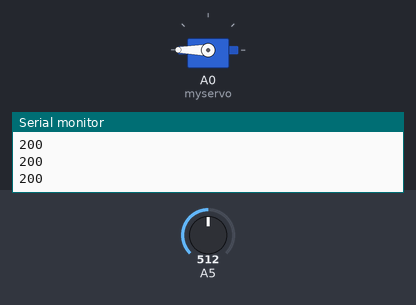
A sketch run on a simulated Arduino Uno, built with avr-gcc and run on an emulated ATmega328P. On the bench: servo, the last lines printed to the serial monitor. The inputs (shaded band) are chosen by the test bench; at power-on: A5 = 512.

Above: at 1.2 s.
1.3 s: A5 set to 32
2.8 s: A5 set to 26
At 3.06 s:
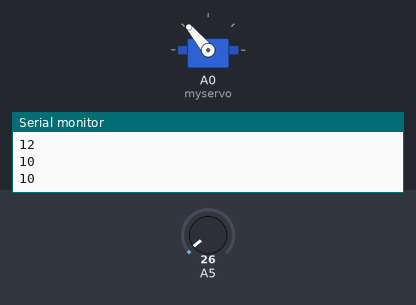
5.8 s: A5 set to 122
At 5.8 s:
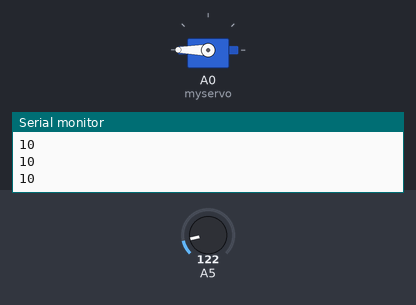
7.3 s: A5 set to 0
At 7.46 s:
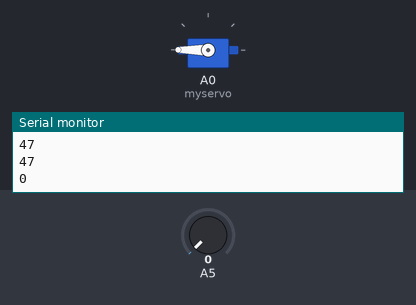
Timing chart, 0 to 11.3 s (numbered marks = the images above; inputs shaded):
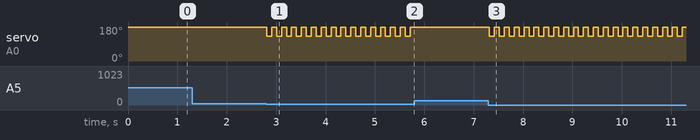

The sketch:

bt_gun_code.ino
```cpp
#include <Servo.h>

Servo myservo;

int pos = 0;
int input;

void setup() {
  myservo.attach(A0);
  pinMode(A5, INPUT);

  Serial.begin (9600);
}

void loop() {
  input = map(analogRead(A5),0,255,0,100);
  Serial.println(input);
  if(input <= 10){
    myservo.write(130);
    delay(100);
    myservo.write(180);
  }else{
    myservo.write(180);
  }
  delay(100);
}
```

Measured:
- the behaviour switches between 29 and 28 on A5 (found by bisection; images 0 and 1)
- after the input at 2.8 s, servo on A0 (myservo): alternates 180° for 0.10 s and 130° for 0.10 s, starting at once
- after the input at 5.8 s, servo on A0 (myservo): stops changing and stays 180°
- after the input at 7.3 s, servo on A0 (myservo): alternates 180° for 0.10 s and 130° for 0.10 s, starting at once
